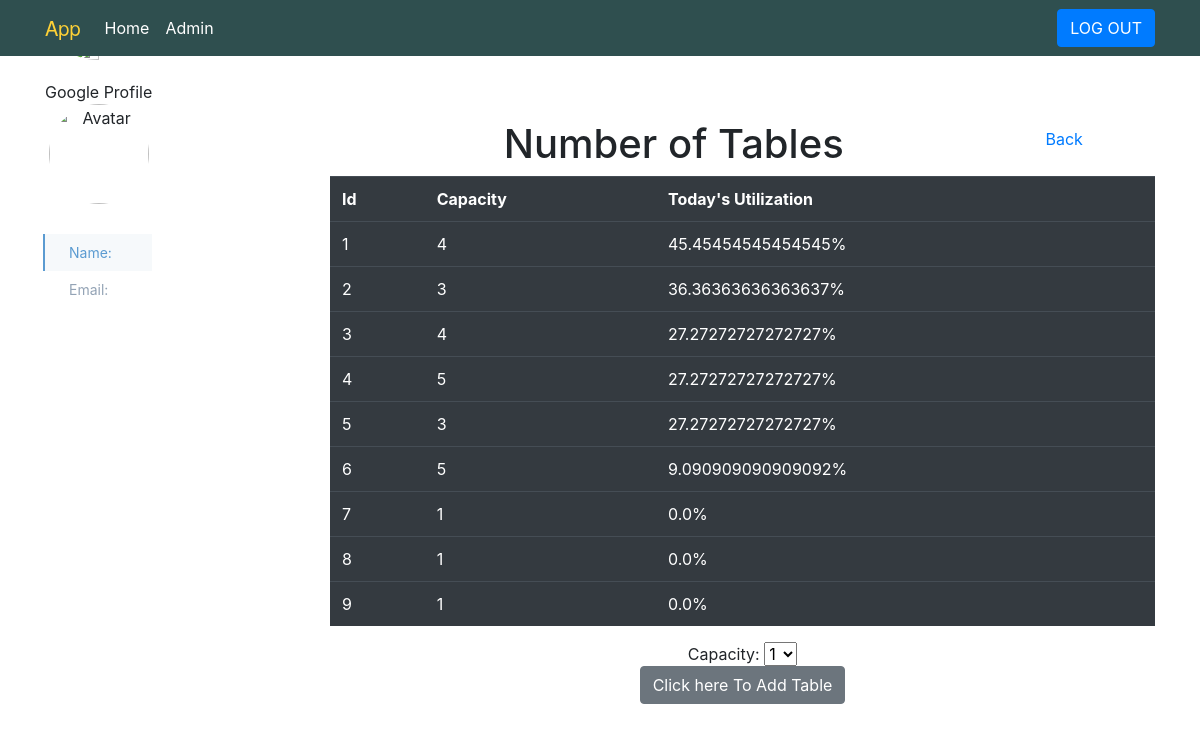
Page /show_tables on the committed database.
### app/models.py (models this page shows)
class Table(db.Model):
    id = db.Column(db.Integer, primary_key=True)
    capacity = db.Column(db.Integer, index=True)

### app/views.py (the view)
@app.route('/show_tables', methods=['GET', 'POST'])
def show_tables():
    form = AddTableForm()
    if form.validate_on_submit():
        table = Table(capacity=int(form.table_capacity.data))
        db.session.add(table)
        db.session.commit()
        flash("Table created!")
        return redirect('/show_tables')
    tables = Table.query.all()
    return render_template('show_tables.html', title="Tables", tables=tables, form=form)

### app/forms.py
class AddTableForm(FlaskForm    ):
    table_capacity = SelectField('table_capacity', coerce=int, choices = [(x, x) for x in range(1, MAX_TABLE_CAPACITY)])

### app/views.py (called while the page is built)
@app.context_processor
def utility_processor():
    def table_utilization(table):
        start_datetime = datetime.datetime.combine(datetime.datetime.date(datetime.datetime.now()), datetime.datetime.min.time())
        end_datetime = start_datetime + datetime.timedelta(days=1)
        num_reservations = len(Reservation.query.filter(Reservation.table==table, Reservation.reservation_time > start_datetime, Reservation.reservation_time < end_datetime).all())
        return (num_reservations / float(RESTAURANT_CLOSE_TIME - RESTAURANT_OPEN_TIME)) * 100
    return dict(table_utilization=table_utilization)

### app/templates/show_tables.html
{%  extends "base.html" %}
{% block content %}
<div class="col-12">
    <div class="row">
        <div class="col-10">
            <div class="text-center">
                <h1>Number of Tables</h1>
            </div>
        </div>
        <div class="col-2">
            <h2 class="btn btn-link">
                <a href="{{ url_for('admin') }}">Back</a>
            </h2>
        </div>
    </div>
</div>
<table class="table table-dark">
    <tr>
        <th scope="col">Id</th>
        <th scope="col">Capacity</th>
        <th scope="col">Today's Utilization</th>
    </tr>
    {% for table in tables %}
    <tr>
        <td>{{ table.id }}</td>
        <td>{{ table.capacity }}</td>
        <td>{{ table_utilization(table) }}%</td>
    </tr>
    {% endfor %}
</table>
<p>
    <form action="" method="POST" name="add_table">
        <div class="text-center">
            <div>Capacity:
                {{ form.table_capacity }}<br /></div>
            <input type="submit" value="Click here To Add Table" class="btn btn-secondary">
        </div>
    </form>
</p>
{% endblock %}

### app/templates/base.html (style rules this page uses)
html, body { height: 100%; }
body { display: flex; flex-direction: column; background: #F1F3FA; }
body { overflow-x: hidden; }

### rows in the picture
Table: id "1", capacity "4", table_utilization "45.45454545454545"
Table: id "2", capacity "3", table_utilization "36.36363636363637"
Table: id "3", capacity "4", table_utilization "27.27272727272727"
Table: id "4", capacity "5", table_utilization "27.27272727272727"
Table: id "5", capacity "3", table_utilization "27.27272727272727"
Table: id "6", capacity "5", table_utilization "9.090909090909092"
Table: id "7", capacity "1", table_utilization "0.0"
Table: id "8", capacity "1", table_utilization "0.0"
Table: id "9", capacity "1", table_utilization "0.0"
